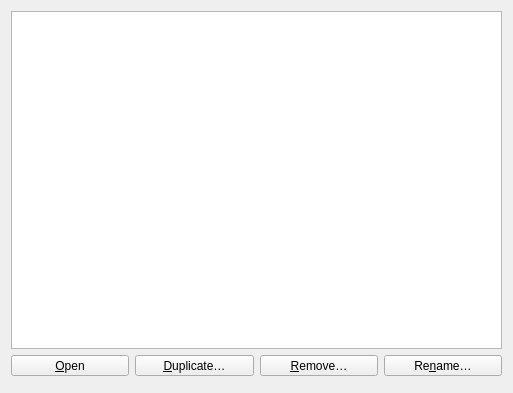
<?xml version="1.0" encoding="UTF-8"?>
<ui version="4.0">
 <class>Qgs3DViewsManager</class>
 <widget class="QDialog" name="Qgs3DViewsManager">
  <property name="geometry">
   <rect>
    <x>0</x>
    <y>0</y>
    <width>513</width>
    <height>393</height>
   </rect>
  </property>
  <property name="windowTitle">
   <string>Dialog</string>
  </property>
  <layout class="QGridLayout" name="gridLayout_3">
   <item row="0" column="0" colspan="4">
    <widget class="QListView" name="m3DViewsListView">
     <property name="selectionMode">
      <enum>QAbstractItemView::ExtendedSelection</enum>
     </property>
     <property name="selectionBehavior">
      <enum>QAbstractItemView::SelectRows</enum>
     </property>
    </widget>
   </item>
   <item row="1" column="3">
    <widget class="QToolButton" name="mRenameButton">
     <property name="sizePolicy">
      <sizepolicy hsizetype="Preferred" vsizetype="Fixed">
       <horstretch>0</horstretch>
       <verstretch>0</verstretch>
      </sizepolicy>
     </property>
     <property name="text">
      <string>Re&amp;name…</string>
     </property>
    </widget>
   </item>
   <item row="1" column="0">
    <widget class="QToolButton" name="mOpenButton">
     <property name="sizePolicy">
      <sizepolicy hsizetype="Preferred" vsizetype="Fixed">
       <horstretch>0</horstretch>
       <verstretch>0</verstretch>
      </sizepolicy>
     </property>
     <property name="text">
      <string>&amp;Open</string>
     </property>
    </widget>
   </item>
   <item row="1" column="2">
    <widget class="QToolButton" name="mRemoveButton">
     <property name="sizePolicy">
      <sizepolicy hsizetype="Preferred" vsizetype="Fixed">
       <horstretch>0</horstretch>
       <verstretch>0</verstretch>
      </sizepolicy>
     </property>
     <property name="text">
      <string>&amp;Remove…</string>
     </property>
    </widget>
   </item>
   <item row="1" column="1">
    <widget class="QToolButton" name="mDuplicateButton">
     <property name="sizePolicy">
      <sizepolicy hsizetype="Preferred" vsizetype="Fixed">
       <horstretch>0</horstretch>
       <verstretch>0</verstretch>
      </sizepolicy>
     </property>
     <property name="text">
      <string>&amp;Duplicate…</string>
     </property>
    </widget>
   </item>
   <item row="2" column="0" colspan="4">
    <widget class="QDialogButtonBox" name="mButtonBox">
     <property name="orientation">
      <enum>Qt::Horizontal</enum>
     </property>
     <property name="standardButtons">
      <set>QDialogButtonBox::NoButton</set>
     </property>
    </widget>
   </item>
  </layout>
 </widget>
 <resources/>
 <connections/>
</ui>
